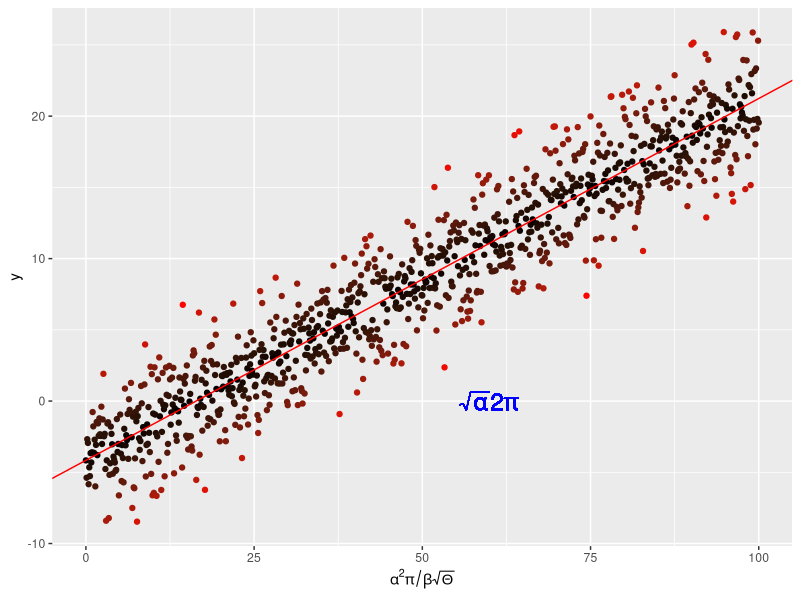

Recreate this plot in R.
#!usr/bin/env R

# Load packages

library(ggplot2)

# Create some linear regression data

x <- seq(0, 100, by = 0.1)
y <- -4. + 0.25 * x + rnorm(length(x), mean = 0., sd = 2.5)

# Put the data in a dataframe

my_data <- data.frame(x = x, y = y)

# Perform linear regression

my_lm <- summary(lm(y ~ x, data = my_data))

# Plot the data

p <- ggplot(my_data, aes(x = x, y = y, colour = abs(my_lm$residual))) +
  geom_point() +
  scale_colour_gradient(low = "black", high = "red") +
  theme(legend.position = "none") +
  scale_x_continuous(expression(alpha^2 * pi / beta * sqrt(Theta)))

# Add the regression line

p <- p + geom_abline(intercept = my_lm$coefficients[1][1],
                     slope = my_lm$coefficients[2][1],
                     colour = "red")

# Throw some maths on the plot

p <- p + geom_text(aes(x = 60, y = 0,
                       label = "sqrt(alpha) * 2 * pi"),
                   parse = TRUE, 
                   size = 6,
                   colour = "blue")

# Exporting as pdf

pdf("../Results/MyLinReg.pdf")
print(p)
dev.off()

print("Script done!")